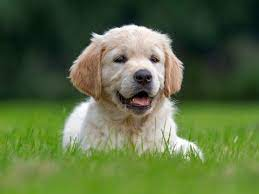
#> input picture example/chap12/dog.jpg, 259 x 194 px
$ python opencv1.py
#> lines starting #> are read from the running program, lines starting #| are printed output that depends on the picture
import cv2		# (1)

img1 = cv2.imread('dog.jpg', cv2.IMREAD_COLOR)		# (2)
#> img1 is the input picture: shape (194, 259, 3); mean B, G, R 65, 108, 89.5
img2 = cv2.stylization(img1, sigma_s=100, sigma_r=0.9) # (3)
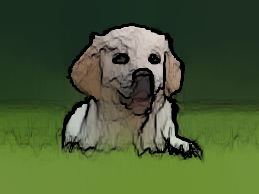
#> img2: shape (194, 259, 3); mean B, G, R 51.2, 89.7, 72.1

cv2.imshow('original', img1)				# (4)
cv2.imshow('result', img2)  				# (5)
cv2.waitKey(0)  					# (6)
cv2.destroyAllWindows() 				# (7)

cv2.imwrite('result.jpg', img2)			# (8)
